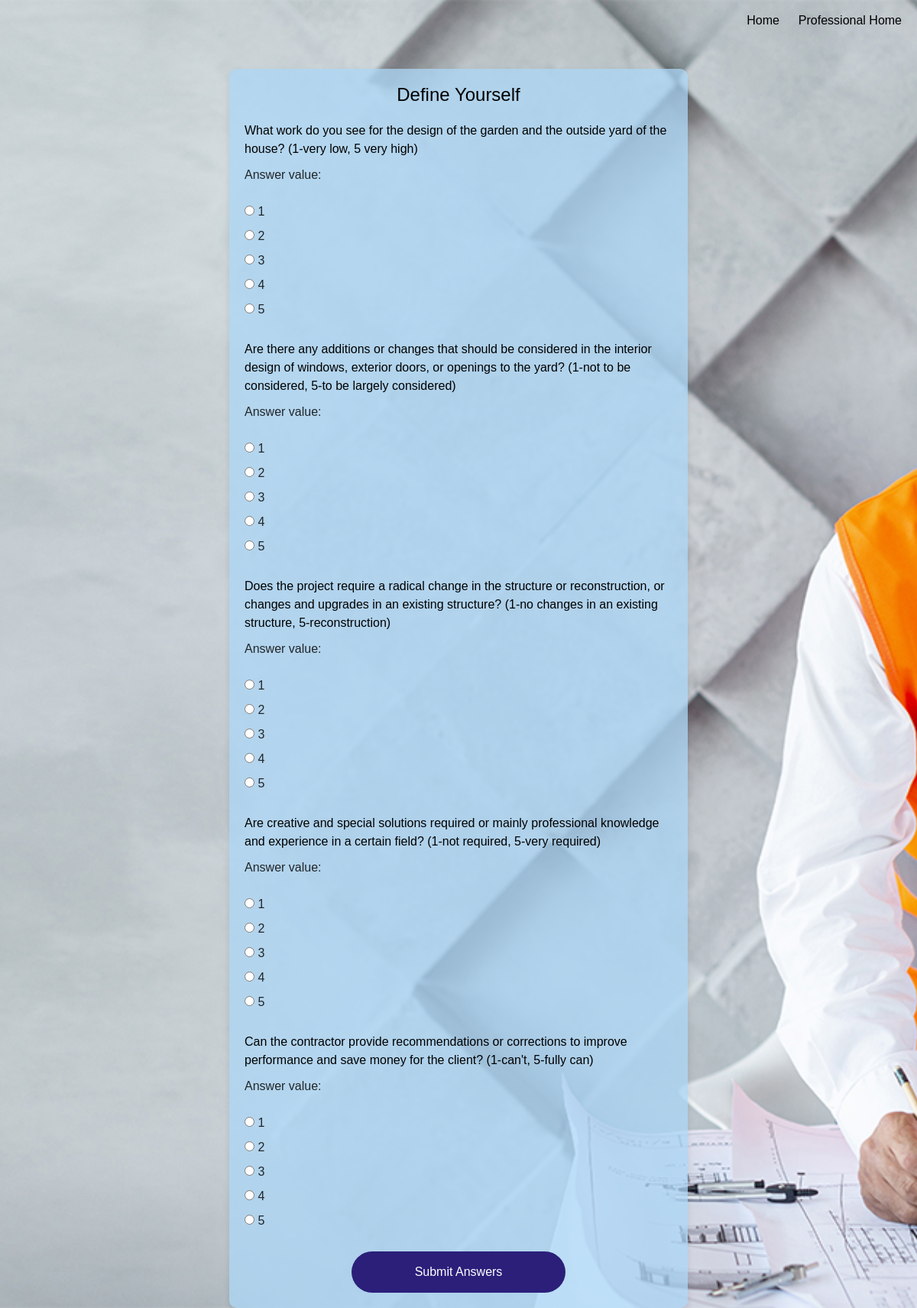
/professional/get_detail_professional/ (signed in), run on the app's committed database.
### myApp/models.py (models this page shows, shortened)
class Question(models.Model):
    question_text = models.CharField(max_length=255)
    specialization = models.CharField(max_length=20, choices=[(tag.name, tag.value) for tag in Specialization])
    num_question_special = models.IntegerField()
    objects = models.Manager()

### myApp/views.py (the view, shortened to what this page needs)
# urls.py: path('professional/get_detail_professional/', views.get_detail_professional, name='get_detail_professional'),
def get_detail_professional(request):
    professional_id = request.session.get('professional_id')
    professional = Professional.objects.get(id=professional_id)
    specialization = professional.specialization
    questions = Question.objects.filter(specialization=specialization)
    forms = [(question, AnswerForm(prefix=str(question.id))) for question in questions]
    return render(request, 'get_detail_professional.html', {'forms': forms})

### templates/get_detail_professional.html (shortened to what this page needs)
<!DOCTYPE html>
{% load static %}
<html lang="en">
<head>
    <link rel="stylesheet" href="https://maxcdn.bootstrapcdn.com/bootstrap/4.5.2/css/bootstrap.min.css">
    <link rel="stylesheet" href="{% static 'get_detail_professional.css' %}">
</head>
<body id="bg" style="background-image:url('{% static 'images/choose_bg.jpg' %}');">
    <a id="reg-button" href="{% url 'professional_home' %}">Professional Home</a>
    <a id="home-button" href="{% url 'Home_new' %}">Home</a>
    <div class="container">
        <h2>Define Yourself</h2>
        <form method="post">
            {% for question, form in forms %}
                <div class="question-block">
                    <p class="question-text">{{ question.question_text }}</p>
                    {{ form.as_p }}
                </div>
            {% endfor %}
            <button type="submit" class="submit-button">Submit Answers</button>
        </form>
    </div>
</body>
</html>

### static/get_detail_professional.css (style rules this page uses)
* { margin: 0; padding: 0; box-sizing: border-box; }
body { font-family: Arial, sans-serif; background-color: #f4f4f9; }
#bg { background-repeat: no-repeat; background-size: cover; background-position: center 20%; background-attachment: fixed; }
.container { background-color: #acd7f6c1; border-radius: 10px; box-shadow: 0 4px 8px rgba(0, 0, 0, 0.1); margin-top: 90px; padding: 20px; max-width: 600px; }
h2 { margin-bottom: 20px; font-size: 24px; color: black; text-align: center; }
.question-block { margin-bottom: 20px; }
.question-text { font-size: 16px; color: black; margin-bottom: 10px; }
button[type="submit"] { background-color: #2b1f7a; color: #fff; border: none; padding: 15px; border-radius: 400px; font-size: 16px; cursor: pointer; transition: background-color 0.3s; width: 50%; display: block; margin: 0 auto; }
#home-button { position: absolute; background-color: #ffffff00; color: black; border: none; top: 15px; right: 180px; }
#reg-button { position: absolute; background-color: #ffffff00; color: black; border: none; top: 15px; right: 20px; }

### data on the page
Question: question_text "What work do you see for the design of the garden and the outside yard of the house? (1-very low, 5 very high)"
Question: question_text "Are there any additions or changes that should be considered in the interior design of windows, exterior doors, or openings to the yard? (1-not to be considered, 5-to be largely considered)"
Question: question_text "Does the project require a radical change in the structure or reconstruction, or changes and upgrades in an existing structure? (1-no changes in an existing structure, 5-reconstruction)"
Question: question_text "Are creative and special solutions required or mainly professional knowledge and experience in a certain field? (1-not required, 5-very required)"
Question: question_text "Can the contractor provide recommendations or corrections to improve performance and save money for the client? (1-can't, 5-fully can)"
